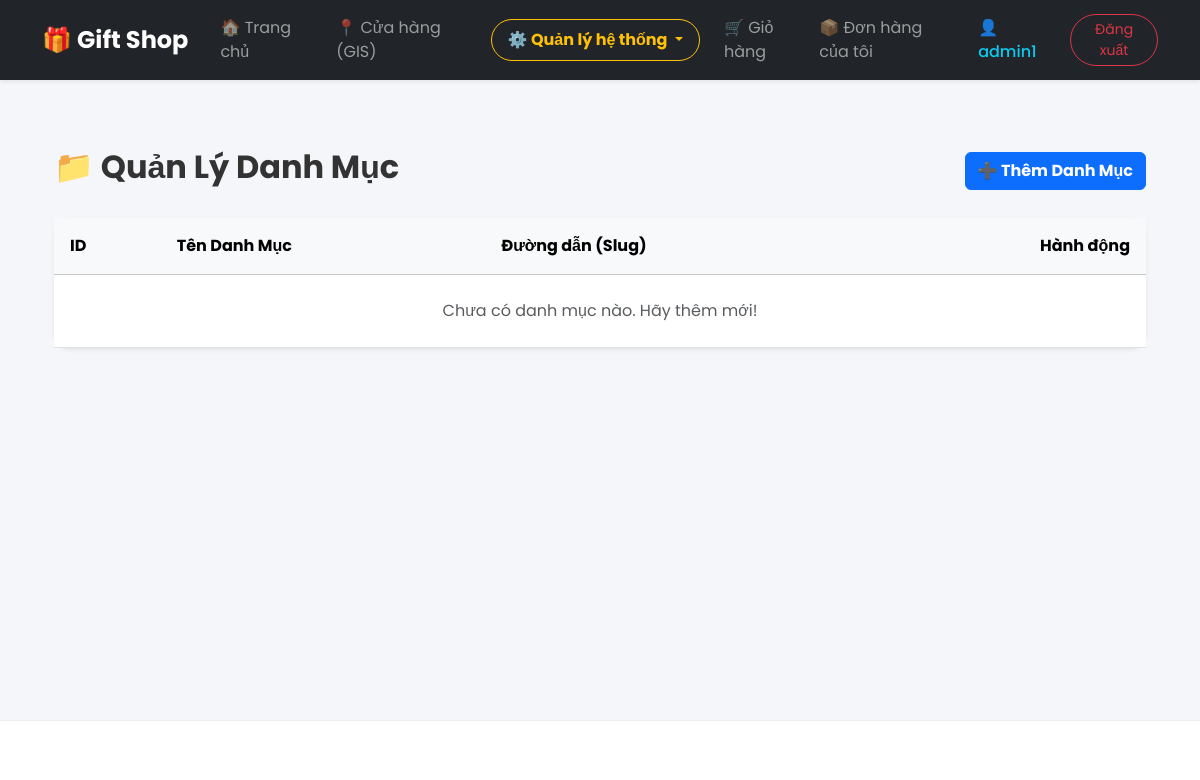
Page /products/admin/categories/ (signed in, upper part) on the earlier database version.
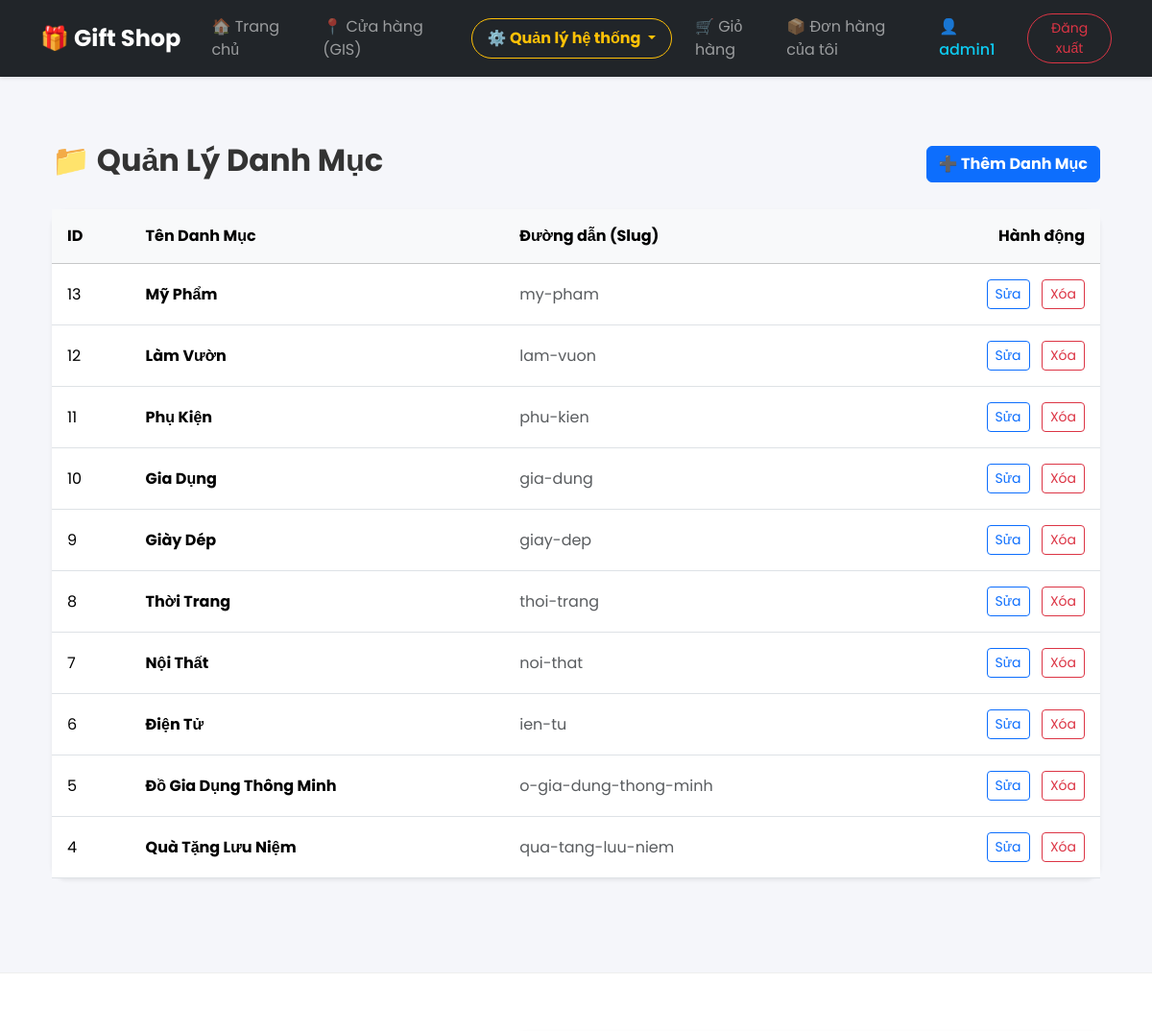
Same page on the later database version.
### apps/products/models.py (models this page shows, shortened)
class Category(models.Model):
    name = models.CharField(max_length=100, verbose_name="Tên danh mục")
    slug = models.SlugField(unique=True, blank=True, null=True)
    class Meta:
        verbose_name_plural = "Categories"

### apps/products/views.py (the view)
# urls.py: path('admin/categories/', views.admin_categories, name='admin_categories'),
@staff_member_required
def admin_categories(request):
    categories = Category.objects.all().order_by('-id')
    return render(request, 'products/admin_category_list.html', {'categories': categories})

### templates/products/admin_category_list.html
{% extends 'base.html' %}
{% block content %}
<div class="container mt-5 mb-5">
    <div class="d-flex justify-content-between align-items-center mb-4">
        <h2 class="fw-bold">📁 Quản Lý Danh Mục</h2>
        <a href="{% url 'add_category' %}" class="btn btn-primary fw-bold">➕ Thêm Danh Mục</a>
    </div>
    <div class="card border-0 shadow-sm rounded-4">
        <div class="card-body p-0">
            <table class="table table-hover mb-0">
                <thead class="table-light">
                    <tr>
                        <th class="p-3">ID</th>
                        <th class="p-3">Tên Danh Mục</th>
                        <th class="p-3">Đường dẫn (Slug)</th>
                        <th class="p-3 text-end">Hành động</th>
                    </tr>
                </thead>
                <tbody>
                    {% for cat in categories %}
                    <tr>
                        <td class="p-3 align-middle">{{ cat.id }}</td>
                        <td class="p-3 align-middle fw-bold">{{ cat.name }}</td>
                        <td class="p-3 align-middle text-muted">{{ cat.slug }}</td>
                        <td class="p-3 align-middle text-end">
                            <a href="{% url 'edit_category' cat.id %}" class="btn btn-sm btn-outline-primary me-2">Sửa</a>
                            <a href="{% url 'delete_category' cat.id %}" class="btn btn-sm btn-outline-danger" onclick="return confirm('Bạn có chắc chắn muốn xóa danh mục này?');">Xóa</a>
                        </td>
                    </tr>
                    {% empty %}
                    <tr>
                        <td colspan="4" class="text-center p-4 text-muted">Chưa có danh mục nào. Hãy thêm mới!</td>
                    </tr>
                    {% endfor %}
                </tbody>
            </table>
        </div>
    </div>
</div>
{% endblock %}

### templates/base.html (shortened to what this page needs)
{% load static %}
<!DOCTYPE html>
<html lang="vi">
<head>
    <link href="https://cdn.jsdelivr.net/npm/bootstrap@5.3.2/dist/css/bootstrap.min.css" rel="stylesheet">
    <link rel="stylesheet" href="https://cdnjs.cloudflare.com/ajax/libs/font-awesome/6.4.2/css/all.min.css">
    <link rel="stylesheet" href="{% static 'css/style.css' %}">
</head>
<body>
    {% include 'navbar.html' %}
    <main class="container main-content">
        {% block content %}
        {% endblock %}
    </main>
    <section class="feedback-section">
        <div class="container">
            <div class="row g-5 align-items-center">
            </div>
        </div>
    </section>
</body>
</html>

### templates/navbar.html (shortened to what this page needs)
<nav class="navbar navbar-expand-lg navbar-dark bg-dark shadow-sm">
    <div class="container">
        <a class="navbar-brand fw-bold fs-4" href="{% url 'home' %}">🎁 Gift Shop</a>
        <div class="collapse navbar-collapse" id="navbarNav">
            <ul class="navbar-nav ms-auto align-items-center">
                <li class="nav-item">
                    <a class="nav-link px-3" href="{% url 'home' %}">🏠 Trang chủ</a>
                </li>
                <li class="nav-item">
                    <a class="nav-link px-3" href="{% url 'store_list' %}">📍 Cửa hàng (GIS)</a>
                </li>
                {% if user.is_authenticated %}
                    {% if user.is_staff %}
                    <li class="nav-item dropdown ms-lg-3">
                        <a class="nav-link dropdown-toggle text-warning fw-bold border border-warning rounded-pill px-3"
                            href="#" role="button" data-bs-toggle="dropdown">
                            ⚙️ Quản lý hệ thống
                        </a>
                    </li>
                    {% endif %}
                    <li class="nav-item ms-lg-3">
                        <a class="nav-link" href="{% url 'view_cart' %}">🛒 Giỏ hàng</a>
                    </li>
                    <li class="nav-item">
                        <a class="nav-link" href="{% url 'my_orders' %}">📦 Đơn hàng của tôi</a>
                    </li>
                    <li class="nav-item px-lg-2">
                        <a href="{% url 'profile' %}" class="nav-link text-info fw-medium">👤 {{ user.username }}</a>
                    </li>
                    <li class="nav-item">
                        <a href="{% url 'logout' %}" class="btn btn-outline-danger btn-sm ms-lg-2 rounded-pill px-3">Đăng xuất</a>
                    </li>
                {% endif %}
            </ul>
        </div>
    </div>
</nav>

### static/css/style.css (style rules this page uses)
* { margin: 0; padding: 0; box-sizing: border-box; }
body { background: linear-gradient(135deg, #f1f3f6, #e6e9ef); color: #333; }

### templates/base.html (style rules this page uses)
body { font-family: 'Poppins', sans-serif; background: #f5f6fa; margin: 0; }
.container { display: block !important; width: 100% !important; max-width: 1140px !important; margin-right: auto !important; margin-left: auto !important; }
nav .container { display: flex !important; }
.main-content { min-height: 80vh; padding-top: 20px; padding-bottom: 50px; }
.feedback-section { background: #ffffff; border-top: 1px solid #eee; padding: 60px 0; }

Differences in the rows shown:
added Category: id "13", name "Mỹ Phẩm", slug "my-pham"
added Category: id "12", name "Làm Vườn", slug "lam-vuon"
added Category: id "11", name "Phụ Kiện", slug "phu-kien"
added Category: id "10", name "Gia Dụng", slug "gia-dung"
added Category: id "9", name "Giày Dép", slug "giay-dep"
added Category: id "8", name "Thời Trang", slug "thoi-trang"
added Category: id "7", name "Nội Thất", slug "noi-that"
added Category: id "6", name "Điện Tử", slug "ien-tu"
added Category: id "5", name "Đồ Gia Dụng Thông Minh", slug "o-gia-dung-thong-minh"
added Category: id "4", name "Quà Tặng Lưu Niệm", slug "qua-tang-luu-niem"
Other differences:
text no longer shown: "Chưa có danh mục nào. Hãy thêm mới!"
